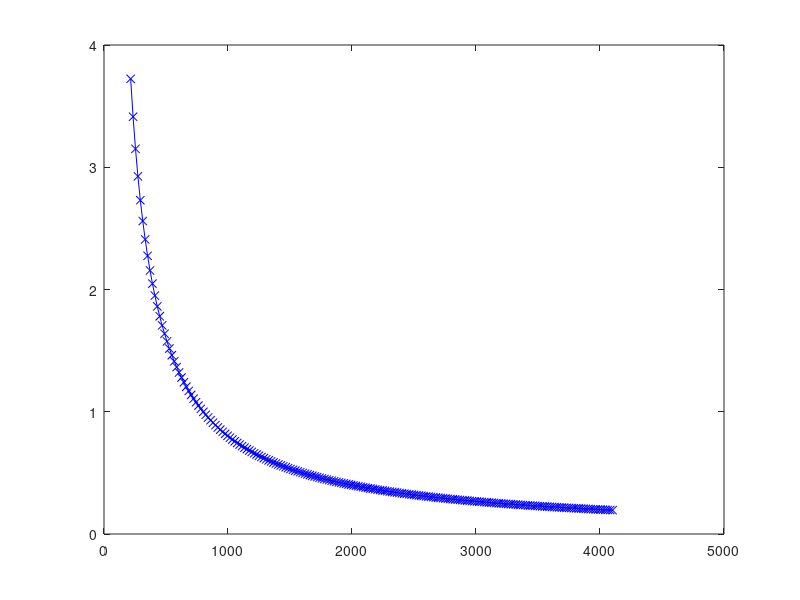

This chart was generated by the following MATLAB code:
clear all;

r_pot = 20000;
pot_step = 2^10;

v_lim = 0.8;

offset = 10;

for i = [1:200]
 
 r(i) = r_pot * (i+offset) / pot_step;
 ilim(i) = v_lim * 1000 / r(i);
 
endfor

plot(r,ilim,"-xb")